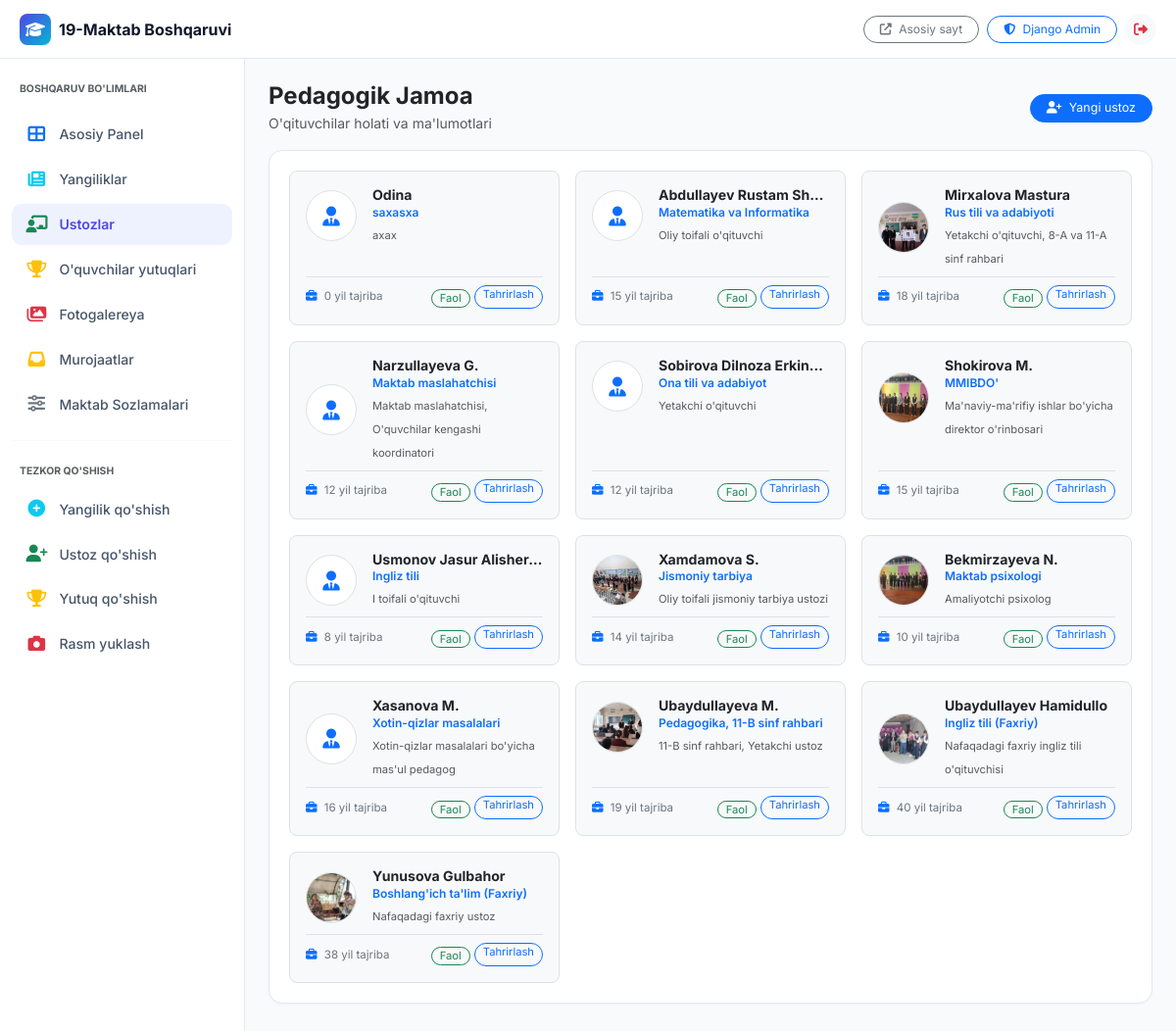
Page /dashboard/teachers/ (signed in) on the earlier database version.
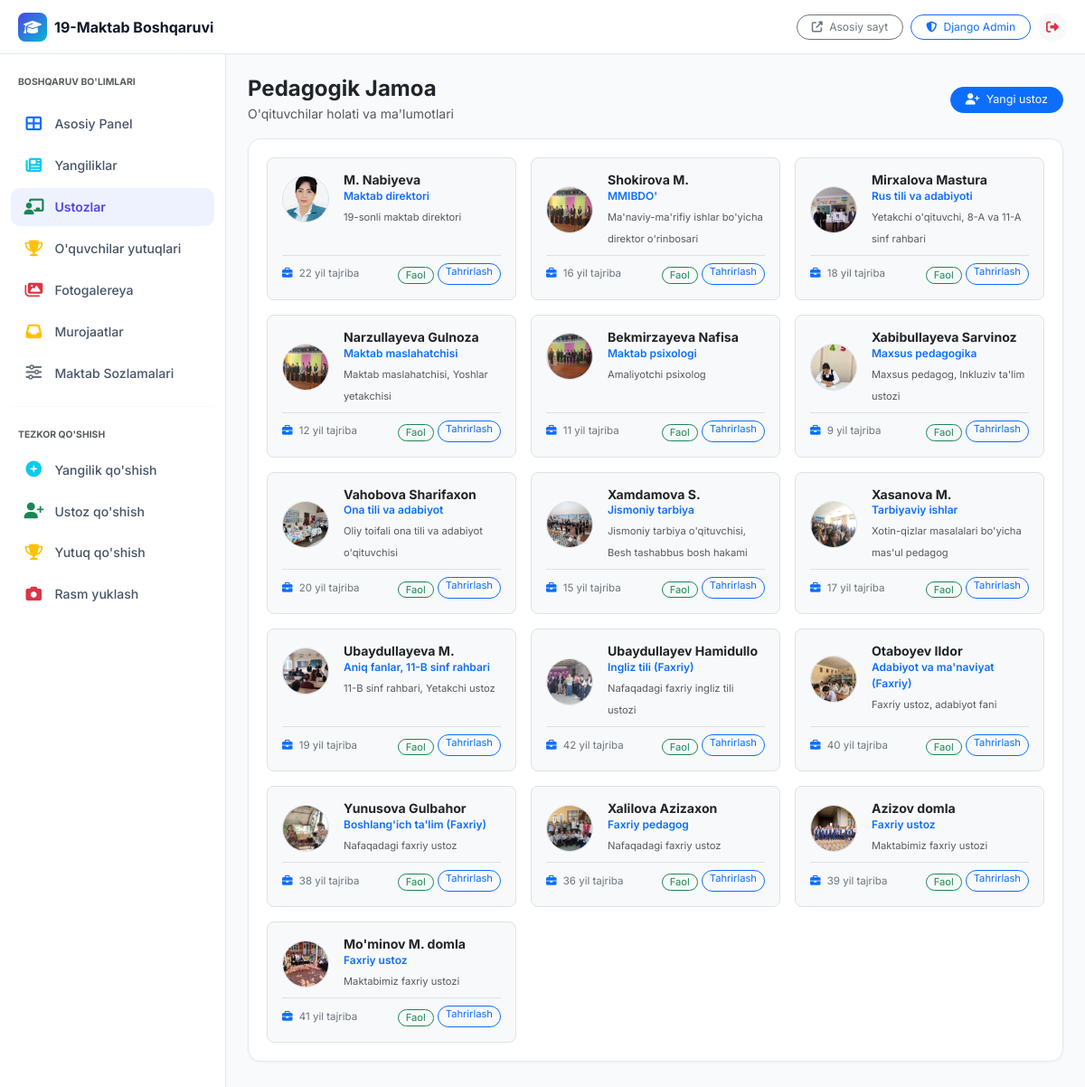
Same page on the later database version.
### apps/teachers/models.py (models this page shows, shortened)
class Teacher(models.Model):
    full_name = models.CharField(max_length=200, verbose_name="F.I.Sh")
    subject = models.CharField(max_length=100, verbose_name="Dars beradigan fani (UZ)")
    subject_ru = models.CharField(max_length=100, blank=True, verbose_name="Fani (RU)")
    subject_en = models.CharField(max_length=100, blank=True, verbose_name="Fani (EN)")
    position = models.CharField(max_length=100, verbose_name="Lavozimi / Toifasi (UZ)")
    position_ru = models.CharField(max_length=100, blank=True, verbose_name="Lavozimi (RU)")
    position_en = models.CharField(max_length=100, blank=True, verbose_name="Lavozimi (EN)")
    bio = models.TextField(blank=True, verbose_name="Tarjimai hol / Qisqacha ma'lumot (UZ)")
    bio_ru = models.TextField(blank=True, verbose_name="Ma'lumot (RU)")
    bio_en = models.TextField(blank=True, verbose_name="Ma'lumot (EN)")
    photo = models.ImageField(upload_to='teachers/', blank=True, null=True, verbose_name="Fotosurat")
    department = models.ForeignKey(Department, on_delete=models.SET_NULL, null=True, blank=True, related_name='teachers', verbose_name="Kafedra")
    experience_years = models.PositiveIntegerField(default=0, verbose_name="Ish staji (yil)")
    education = models.CharField(max_length=300, blank=True, verbose_name="Ma'lumoti")
    is_active = models.BooleanField(default=True, verbose_name="Faol")
    is_featured = models.BooleanField(default=False, verbose_name="Bosh sahifada ko'rsatish")
    order = models.PositiveIntegerField(default=0, verbose_name="Tartib raqami")
    email = models.EmailField(blank=True, verbose_name="Elektron pochta")
    created_at = models.DateTimeField(auto_now_add=True, verbose_name="Qo'shilgan sana")
    class Meta:
        verbose_name = 'O\'qituvchi'
        verbose_name_plural = 'O\'qituvchilar'
        ordering = ['order', 'full_name']

### apps/core/dashboard_views.py (the view, shortened to what this page needs)
# urls.py: path('teachers/', dashboard_views.dashboard_teachers, name='dashboard_teachers'),
@staff_required
def dashboard_teachers(request):
    teachers = Teacher.objects.select_related('department').order_by('order', 'full_name')
    context = {
        'teachers': teachers,
        'active_menu': 'teachers',
    }
    return render(request, 'dashboard/teachers.html', context)

### apps/core/context_processors.py (called while the page is built)
def site_settings(request):
    settings_obj = SiteSettings.objects.first()
    return {
        'site_settings': settings_obj,
    }

### apps/core/dashboard_views.py (called while the page is built)
def staff_required(view_func):
    actual_decorator = user_passes_test(
        lambda u: u.is_authenticated and u.is_staff,
        login_url='/dashboard/login/'
    )
    return actual_decorator(view_func)

### templates/dashboard/teachers.html (shortened to what this page needs)
{% extends 'dashboard/base.html' %}
{% block content %}
<div class="d-flex justify-content-between align-items-center mb-3 flex-wrap gap-2">
    <div>
        <h4 class="fw-bold mb-0 text-dark">Pedagogik Jamoa</h4>
        <small class="text-muted">O'qituvchilar holati va ma'lumotlari</small>
    </div>
    <a href="/admin/teachers/teacher/add/" class="btn btn-sm btn-primary rounded-pill px-3" style="font-size: 0.78rem;">
        <i class="fas fa-user-plus me-1"></i> Yangi ustoz
    </a>
</div>
<div class="dash-card">
    <div class="row g-3">
        {% for t in teachers %}
            <div class="col-12 col-md-6 col-xl-4">
                <div class="p-3 rounded-3 border bg-light h-100 d-flex flex-column justify-content-between">
                    <div class="d-flex gap-3 align-items-center mb-2">
                        {% if t.photo %}
                            <img src="{{ t.photo.url }}" alt="{{ t.full_name }}" class="rounded-circle border" style="width: 52px; height: 52px; object-fit: cover; flex-shrink: 0;">
                        {% else %}
                            <div class="rounded-circle bg-white border d-flex align-items-center justify-content-center text-primary" style="width: 52px; height: 52px; flex-shrink: 0;">
                                <i class="fas fa-user-tie fa-lg"></i>
                            </div>
                        {% endif %}
                        <div class="overflow-hidden">
                            <h6 class="fw-bold mb-0 text-dark text-truncate" style="font-size: 0.88rem;">{{ t.full_name }}</h6>
                            <small class="text-primary fw-semibold d-block" style="font-size: 0.75rem;">{{ t.subject }}</small>
                            <small class="text-muted" style="font-size: 0.7rem;">{{ t.position }}</small>
                        </div>
                    </div>
                    <div class="pt-2 border-top d-flex justify-content-between align-items-center">
                        <small class="text-secondary" style="font-size: 0.72rem;">
                            <i class="fas fa-briefcase me-1 text-primary"></i> {{ t.experience_years }} yil tajriba
                        </small>
                        <div class="d-flex gap-1">
                            <form method="post" action="{% url 'dashboard_teachers' %}" class="d-inline">
                                <button type="submit" class="btn btn-sm {% if t.is_active %}btn-outline-success{% else %}btn-outline-danger{% endif %} py-0 px-2 rounded-pill" style="font-size: 0.7rem;">
                                    {% if t.is_active %}Faol{% else %}Nofaol{% endif %}
                                </button>
                            </form>
                            <a href="/admin/teachers/teacher/{{ t.id }}/change/" class="btn btn-sm btn-outline-primary py-0 px-2 rounded-pill" style="font-size: 0.7rem;">
                                Tahrirlash
                            </a>
                        </div>
                    </div>
                </div>
            </div>
        {% endfor %}
    </div>
</div>
{% endblock %}

Differences in the rows shown:
removed Teacher: full_name "Odina", subject "saxasxa", position "axax", experience_years "0", is_active "Faol"
removed Teacher: full_name "Abdullayev Rustam Sh…", subject "Matematika va Informatika", position "Oliy toifali o'qituvchi", experience_years "15", is_active "Faol"
removed Teacher: full_name "Narzullayeva G.", subject "Maktab maslahatchisi", position "Maktab maslahatchisi, O'quvchilar kengashi koordinatori", experience_years "12", is_active "Faol"
removed Teacher: full_name "Sobirova Dilnoza Erkin…", subject "Ona tili va adabiyot", position "Yetakchi o'qituvchi", experience_years "12", is_active "Faol"
removed Teacher: full_name "Usmonov Jasur Alisher…", subject "Ingliz tili", position "I toifali o'qituvchi", experience_years "8", is_active "Faol"
removed Teacher: photo (picture), full_name "Bekmirzayeva N.", subject "Maktab psixologi", position "Amaliyotchi psixolog", experience_years "10", is_active "Faol"
added Teacher: photo (picture), full_name "M. Nabiyeva", subject "Maktab direktori", position "19-sonli maktab direktori", experience_years "22", is_active "Faol"
changed Teacher "Shokirova M.": experience_years "15" → "16"; moves up the list
added Teacher: photo (picture), full_name "Narzullayeva Gulnoza", subject "Maktab maslahatchisi", position "Maktab maslahatchisi, Yoshlar yetakchisi", experience_years "12", is_active "Faol"
added Teacher: photo (picture), full_name "Bekmirzayeva Nafisa", subject "Maktab psixologi", position "Amaliyotchi psixolog", experience_years "11", is_active "Faol"
added Teacher: photo (picture), full_name "Xabibullayeva Sarvinoz", subject "Maxsus pedagogika", position "Maxsus pedagog, Inkluziv ta'lim ustozi", experience_years "9", is_active "Faol"
added Teacher: photo (picture), full_name "Vahobova Sharifaxon", subject "Ona tili va adabiyot", position "Oliy toifali ona tili va adabiyot o'qituvchisi", experience_years "20", is_active "Faol"
changed Teacher "Xamdamova S.": position "Oliy toifali jismoniy tarbiya ustozi" → "Jismoniy tarbiya o'qituvchisi, Besh tashabbus bosh hakami"; experience_years "14" → "15"
changed Teacher "Xasanova M.": photo: picture added; subject "Xotin-qizlar masalalari" → "Tarbiyaviy ishlar"; experience_years "16" → "17"; photo empty → "teachers/m_xasanova.jpg" (drawn)
changed Teacher "Ubaydullayeva M.": subject "Pedagogika, 11-B sinf rahbari" → "Aniq fanlar, 11-B sinf rahbari"
changed Teacher "Ubaydullayev Hamidullo": position "Nafaqadagi faxriy ingliz tili o'qituvchisi" → "Nafaqadagi faxriy ingliz tili ustozi"; experience_years "40" → "42"
added Teacher: photo (picture), full_name "Otaboyev Ildor", subject "Adabiyot va ma'naviyat (Faxriy)", position "Faxriy ustoz, adabiyot fani", experience_years "40", is_active "Faol"
added Teacher: photo (picture), full_name "Xalilova Azizaxon", subject "Faxriy pedagog", position "Nafaqadagi faxriy ustoz", experience_years "36", is_active "Faol"
added Teacher: photo (picture), full_name "Azizov domla", subject "Faxriy ustoz", position "Maktabimiz faxriy ustozi", experience_years "39", is_active "Faol"
added Teacher: photo (picture), full_name "Mo'minov M. domla", subject "Faxriy ustoz", position "Maktabimiz faxriy ustozi", experience_years "41", is_active "Faol"
